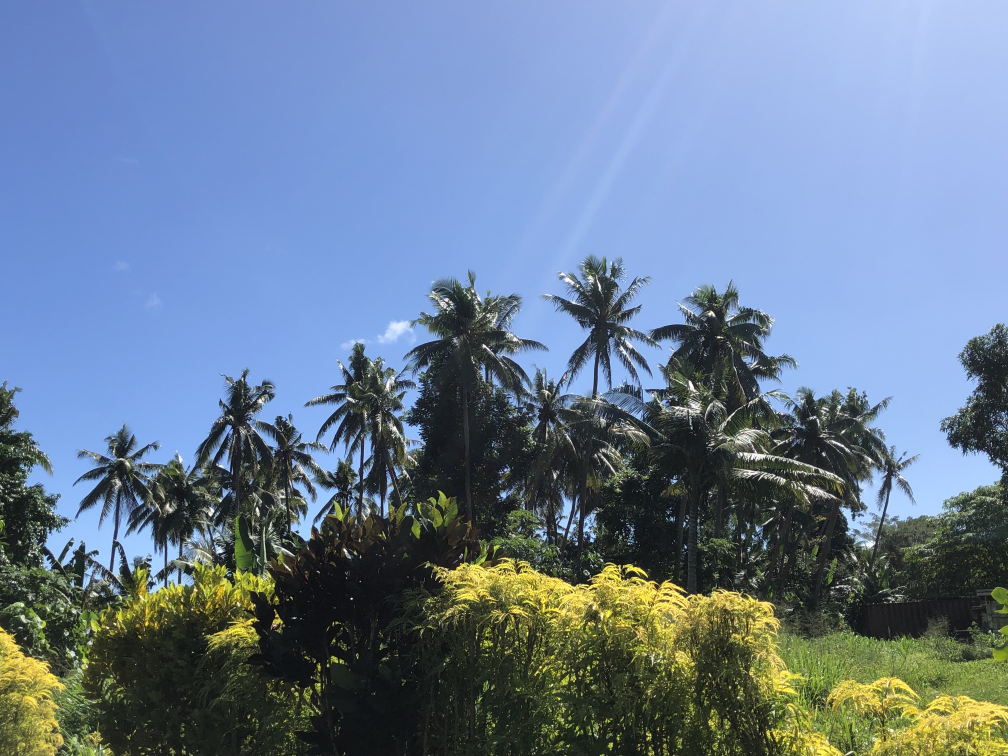
#> input picture data/Vanuatu_July_2022_Sulav/IMG_0532.JPG, 4032 x 3024 px (shown at 1/4 size); its folder holds 3 pictures in this run
$ jupyter execute resize_images.ipynb
#> lines starting #> are read from the running program, lines starting #| are printed output that depends on the picture
[cell 1]
# Resize images to a maximum dimension (width or height) while maintaining aspect ratio

import cv2
import imutils
import glob
import os
from icecream import ic

[cell 2]
MAXDIM = 960 # maximum dimension in pixels
original_dir = '../data/Vanuatu_July_2022_Sulav'
ic(original_dir)

resized_dir = f'{original_dir}/resized'
ic(resized_dir)

os.makedirs(resized_dir, exist_ok=True)

image_paths = glob.glob(f'{original_dir}/*')

for image_path in image_paths:
    try:
        ic('')
        ic(image_path)
        resized_image_path = f'{resized_dir}/{os.path.basename(image_path)}'
        ic(resized_image_path)
        image = cv2.imread(image_path)
#> image is the input picture: shape (3024, 4032, 3); mean B, G, R 148, 125.7, 106.5
        height, width, channels = image.shape
#> height = 3024; width = 4032; channels = 3
        ic(height, width)
        if height >= width:
            image = imutils.resize(image, height=MAXDIM)
        else:
            image = imutils.resize(image, width=MAXDIM)
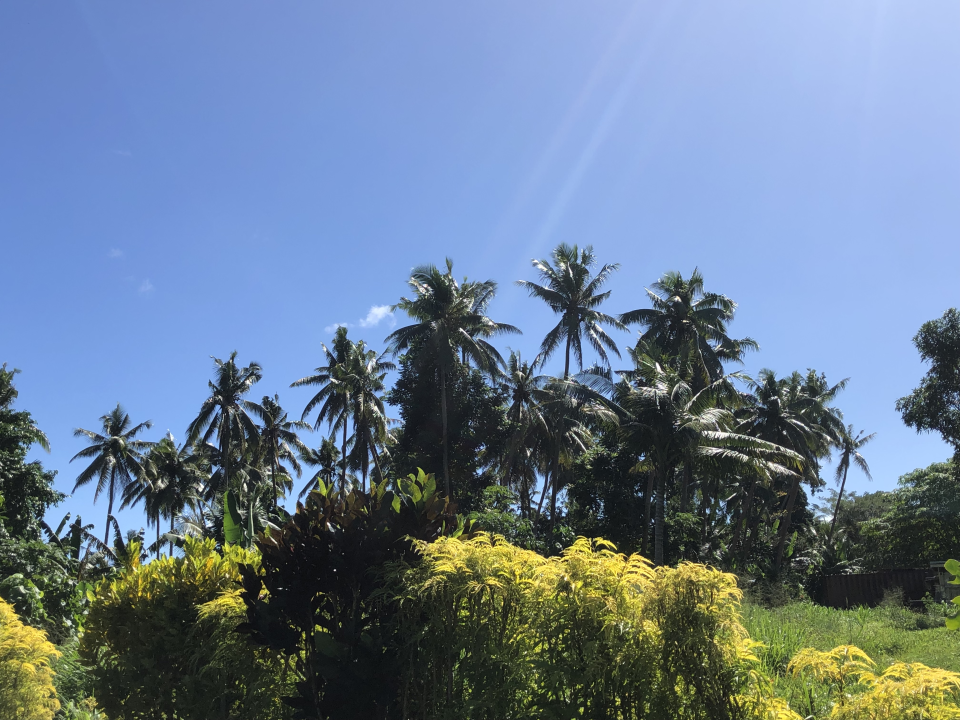
#> image: shape (720, 960, 3); mean B, G, R 148, 125.7, 106.5
        cv2.imwrite(resized_image_path, image)
    except:
        ic('   WARNING: Could not resize.')
        continue
#> pass 2 of the loop `for image_path in image_paths:`:
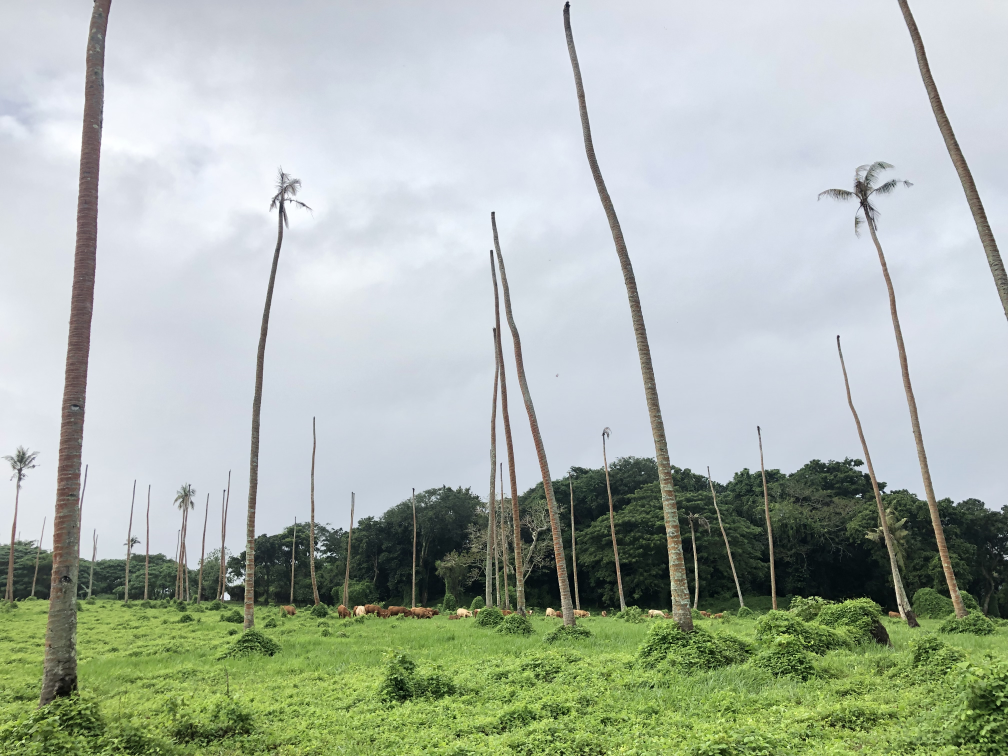
#> input picture data/Vanuatu_July_2022_Sulav/IMG_0671.JPG, 4032 x 3024 px (shown at 1/4 size)
#> image is the input picture: shape (3024, 4032, 3); mean B, G, R 171.4, 181.9, 171.8
#> `image = imutils.resize(image, width=MAXDIM)`:
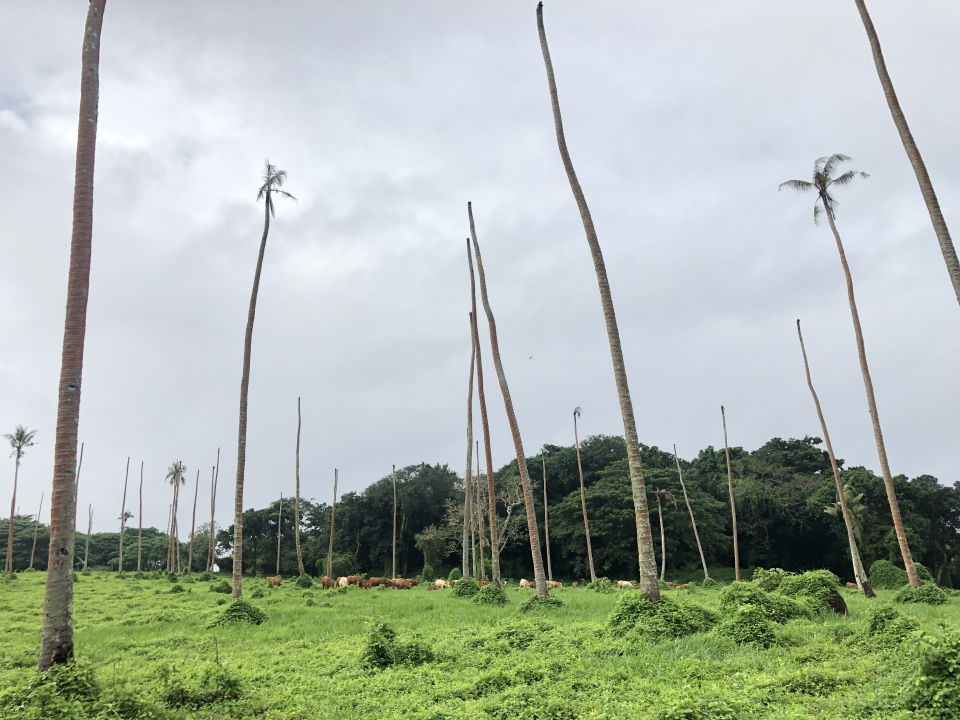
#> image: shape (720, 960, 3); mean B, G, R 171.4, 181.9, 171.8
#> pass 3 of the loop `for image_path in image_paths:`:
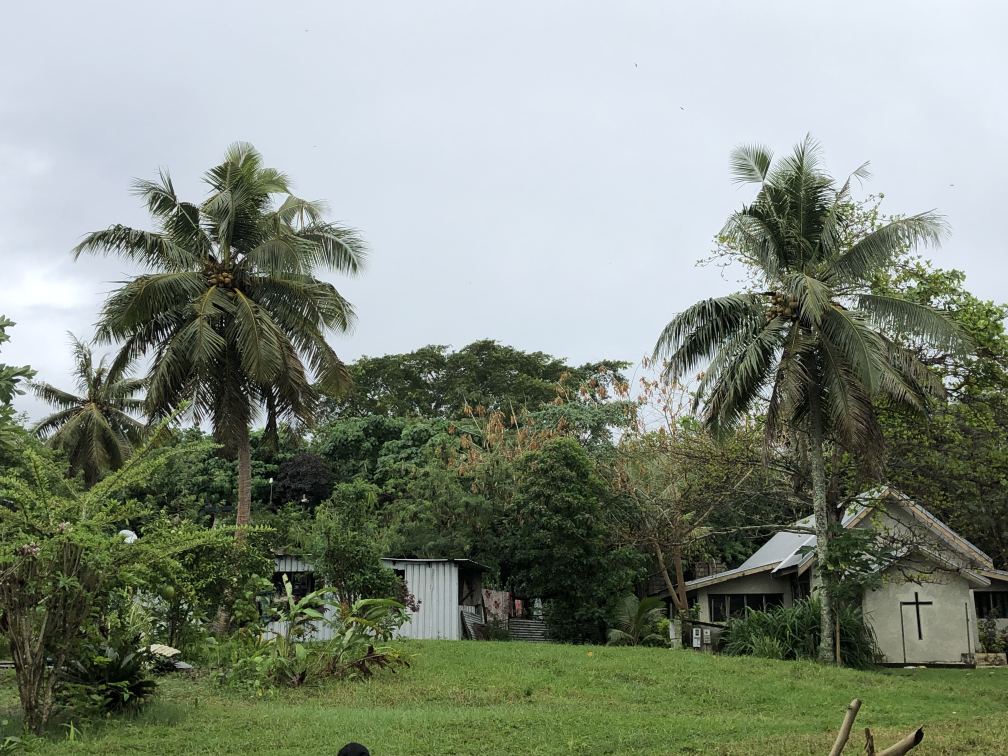
#> input picture data/Vanuatu_July_2022_Sulav/IMG_0704.JPG, 4032 x 3024 px (shown at 1/4 size)
#> image is the input picture: shape (3024, 4032, 3); mean B, G, R 127, 140.5, 131.4
#> `image = imutils.resize(image, width=MAXDIM)`:
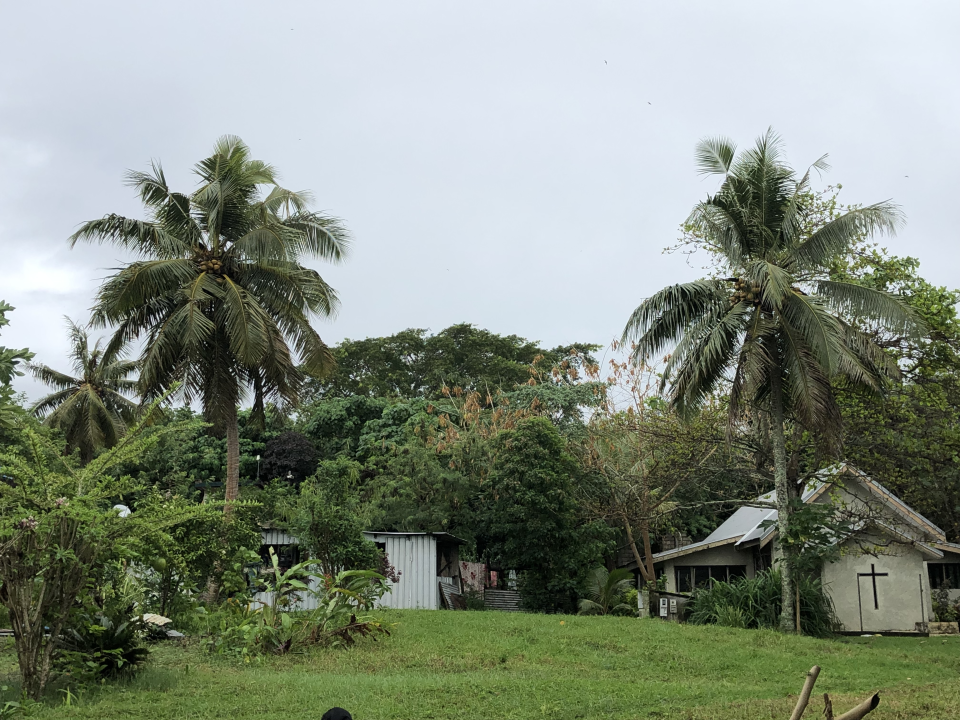
#> image: shape (720, 960, 3); mean B, G, R 127, 140.5, 131.4
#> the loop made 4 passes; the first 3 are shown
print('FINISHED')
